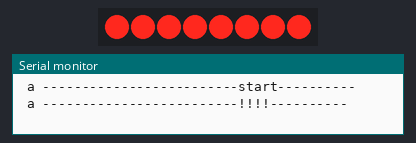
The sketch below on a simulated Arduino Uno, built with avr-gcc and run on an emulated ATmega328P. On the bench: 8 shift-register outputs drawn as a row of LEDs (first output left, lit = HIGH), the last lines printed to the serial monitor. Wiring (inferred from the names in the program): shift register (74HC595): data pin 5; shift clock pin 6; latch pin 7. Wiring (inferred from the signals the program sends): row of LEDs: on Q0, Q1, Q2, Q3, Q4, Q5, Q6, Q7.

Above: at 0.5 s.
At 2.5 s:
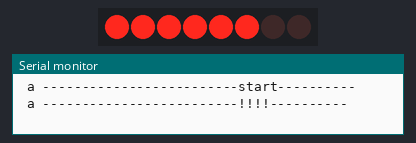
At 3.5 s:
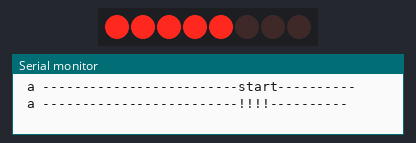
At 5.5 s:
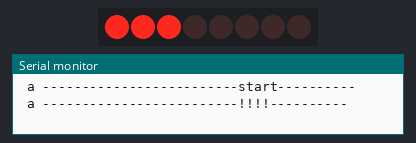
At 7.5 s:
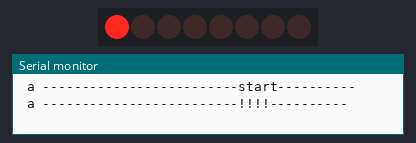
At 10.5 s:
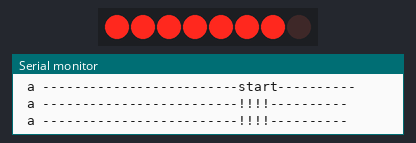
Timing chart, 0 to 11.7 s (numbered marks = the images above):
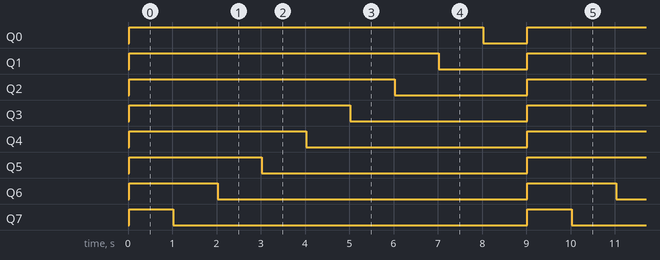

Measured:
- by itself, Q0: alternates HIGH for 8.0 s and LOW for 1.0 s
- by itself, Q1: alternates HIGH for 7.0 s and LOW for 2.0 s
- by itself, Q2: alternates HIGH for 6.0 s and LOW for 3.0 s
- by itself, Q3: alternates HIGH for 5.0 s and LOW for 4.0 s
- by itself, Q4: alternates HIGH for 4.0 s and LOW for 5.0 s
- by itself, Q5: alternates HIGH for 3.0 s and LOW for 6.0 s
- by itself, Q6: alternates HIGH for 2.0 s and LOW for 7.0 s
- by itself, Q7: alternates HIGH for 1.0 s and LOW for 8.0 s

The sketch:

74HC595.ino
```cpp
#define lat 7
#define   clo 6
#define data 5
// cl lat data
int timeCho = 1000;
unsigned long hienTai = 0;
unsigned long thoiGian;
// 0xc0 | 0xf9 | 0xa4 | 0xb0 | 0x99 | 0x92 | 0x82 | 0xf8 | 0x90 | 0xff
byte led = 0;
void setup() {
  Serial.begin(9600);//Mở cổng Serial ở 9600
  pinMode(lat, OUTPUT);
  pinMode(data, OUTPUT);
  pinMode(clo, OUTPUT);
  Serial.print(" a -------------------------start----------\n");

}
void delays(){
  thoiGian = millis();
  while(thoiGian - hienTai > timeCho){
    hienTai =  millis();

  Serial.print("  --------------------^^^^^^^^^----------\n");
  }
}
void loop() {

  Serial.print(" a -------------------------!!!!----------\n");
//  delays();

    digitalWrite(lat,LOW);
   shiftOut(data,clo,LSBFIRST,0b11111111);
   digitalWrite(lat,HIGH);
   delay(1000);
   digitalWrite(lat,LOW);
   shiftOut(data,clo,LSBFIRST,0b11111110);
   digitalWrite(lat,HIGH);
   delay(1000);
   digitalWrite(lat,LOW);
   shiftOut(data,clo,LSBFIRST,0b11111100);
   digitalWrite(lat,HIGH);
   delay(1000);
   digitalWrite(lat,LOW);
   shiftOut(data,clo,LSBFIRST,0b11111000);
   digitalWrite(lat,HIGH);
   delay(1000);
   digitalWrite(lat,LOW);
   shiftOut(data,clo,LSBFIRST,0b11110000);
   digitalWrite(lat,HIGH);
   delay(1000);
   digitalWrite(lat,LOW);
   shiftOut(data,clo,LSBFIRST,0b11100000);
   digitalWrite(lat,HIGH);
   delay(1000);
   digitalWrite(lat,LOW);
   shiftOut(data,clo,LSBFIRST,0b11000000);
   digitalWrite(lat,HIGH);
   delay(1000);
   digitalWrite(lat,LOW);
   shiftOut(data,clo,LSBFIRST,0b10000000);
   digitalWrite(lat,HIGH);
     delay(1000);
     digitalWrite(lat,LOW);
     shiftOut(data,clo,LSBFIRST,0b00000000);
     digitalWrite(lat,HIGH);
   delay(1000);
}
void leds (){
  while(true){
  }
}
```
